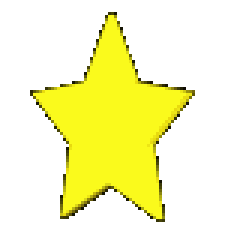
#> input picture pygame_game/Adventure_game/images/star.gif, 80 x 80 px, found by its file name (shown 3 times larger)
$ python remove_gif_background.py
#> lines starting #> are read from the running program, lines starting #| are printed output that depends on the picture; after the words box and inside, x2 and y2 are one past the last pixel; in counts of white or black regions, pixels touching at a corner belong together
from PIL import Image, ImageSequence
import numpy as np

def remove_white_background(image_path, output_path, threshold=200):
    # Open the GIF
#> called with threshold = 200
    gif = Image.open(image_path)
#> gif is the input picture: PIL image 80x80 P; mean R, G, B, A 65.9, 65.6, 7.3, 72.2
    frames = []

    for frame in ImageSequence.Iterator(gif):
        frame = frame.convert("RGBA")
        data = np.array(frame)

        # Replace white-ish background with transparency
        r, g, b, a = data.T
        white_areas = (r > threshold) & (g > threshold) & (b > threshold)
        data[white_areas.T] = (0, 0, 0, 0)  # Set to transparent

        new_frame = Image.fromarray(data)
        frames.append(new_frame)
#> this loop made 87 passes
#> pass 1, in remove_white_background, `r, g, b, a = data.T`:
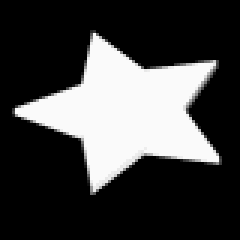
#> r: shape (80, 80) (shown 3 times larger); min 0, max 250, mean 65.9
#> pass 1, in remove_white_background, `r, g, b, a = data.T`:
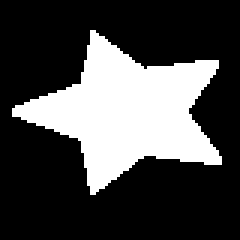
#> a: shape (80, 80) (shown 3 times larger); 28.3% white; 1 white region, box (x1, y1, x2, y2) and area: (4, 10, 74, 65) 1813
#> after the loop:
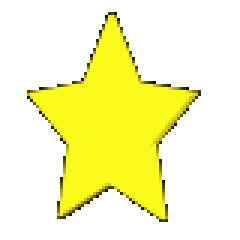
#> data: shape (80, 80, 4) (shown 3 times larger); mean R, G, B, A 69.3, 69, 7.7, 75.7; transparent parts drawn white
#> after the loop, frames = 87 items

    # Save the modified frames as a new GIF
    frames[0].save(output_path, save_all=True, append_images=frames[1:], loop=0, disposal=2)

# Example usage
input_path = r"C:\Projects\boy\pygame_game\adventure_game\images\star.gif"
output_path = r"C:\Projects\boy\pygame_game\adventure_game\images\star_2.gif"
remove_white_background(input_path, output_path)
